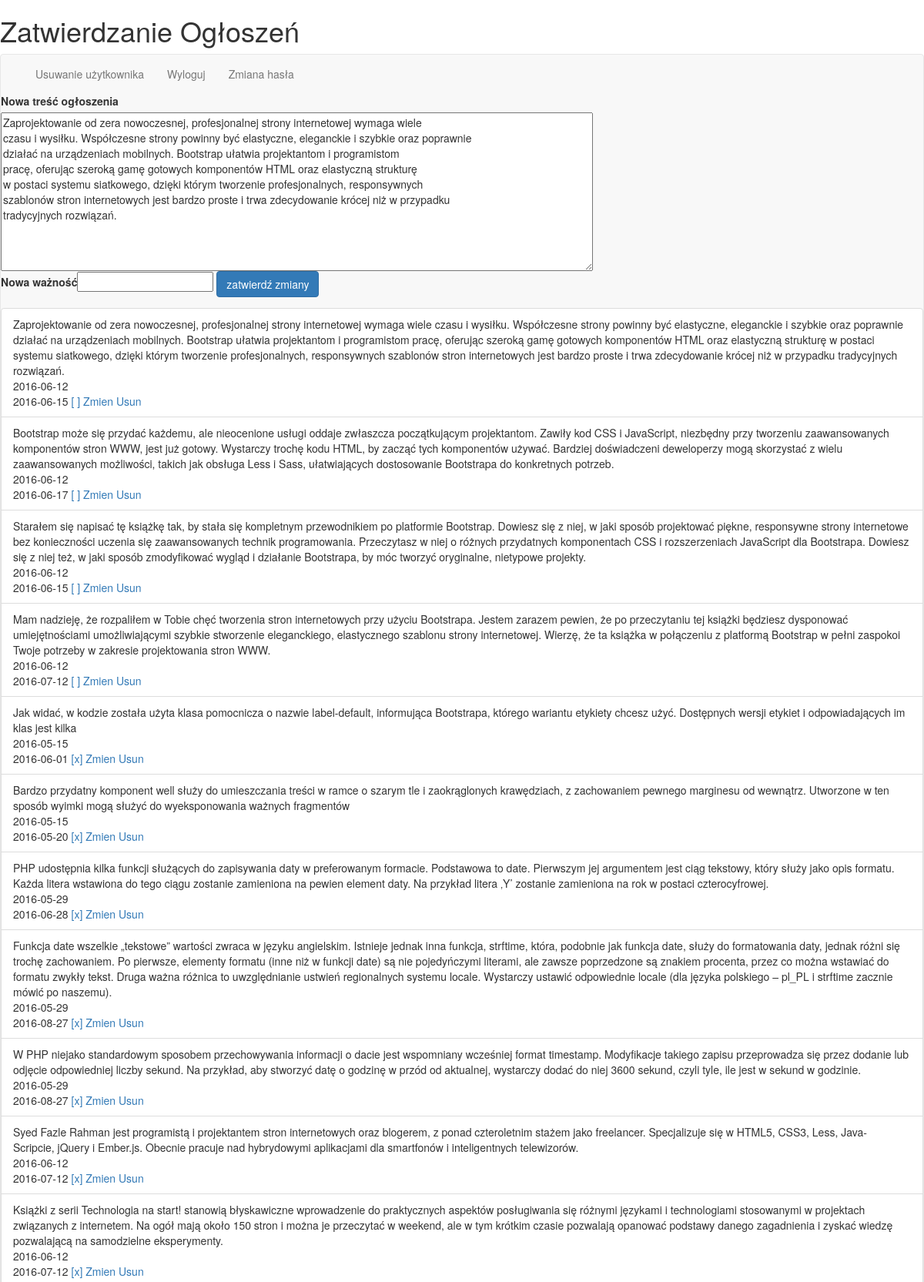
Page /indexZatwOgloszen.php?akcjaE=zmien&id_o=152 (upper part) on the committed database.
### tables this page shows
CREATE TABLE IF NOT EXISTS `ogloszenia` (
  `id_o` int(255) unsigned NOT NULL,
  `Id_u` int(255) unsigned NOT NULL,
  `tresc` varchar(2550) NOT NULL,
  `data` date DEFAULT NULL,
  `waznosc` date DEFAULT NULL,
  `widocznosc` char(1) DEFAULT 'N'
);

### ZatwOgloszen.php (called while the page is built, shortened)
<?php
class ZatwOgloszen {
    function __construct($dbuser,$dbpass,$dbname,$dbhost){
		$this->handle = mysql_connect($dbhost,$dbuser,$dbpass) or die('zle dane do bazy');
	}
	function znajdz($id_o){
            $sql="select * from ogloszenia where id_o = '$id_o'";
            $query= mysql_query($sql);
         $row=mysql_fetch_assoc($query);
	 $aa= $row['tresc'];
               return $aa;
        }
     function listaOgloszen() {
		$ret = array();
                $q = mysql_query("select * from ogloszenia order by widocznosc" );
		while ($txt = mysql_fetch_assoc($q)){
			$ret[] = $txt;
		}
		return $ret;
	}
        }
?>

### indexZatwOgloszen.php (the view, shortened to what this page needs)
<?php
$h1="<h1> Zatwierdzanie Ogłoszeń ".$_SESSION["login"]."</h1>";
echo $h1 ;
?>
<!doctype html>
<html>
<head>
<link rel="stylesheet" href="css/bootstrap.css">
</head>
<body>
 <div class="navbar navbar-default">
<div class="container-fluid">
<div class="navbar-header">
<div class="collapse navbar-collapse" id="mynavbar-content">
<ul class="nav navbar-nav">
<li ><a href="IndexUsunUzytkownika.php"> Usuwanie użytkownika </a></li>
<li><a href="Wyloguj.php"> Wyloguj </a></li>
<li><a href="ZmienHaslo.php"> Zmiana hasła </a></li>
</ul>
</div>
</div>
</div>
 <?php
        $aaaa="";
 require_once('./ZatwOgloszen.php');
 $zatwOglosz = new ZatwOgloszen('ogloszenia','j23','ogloszenia','localhost');
 if (isset($_GET['akcjaE'])){
	switch($_GET['akcjaE']){
	 case 'zmien':{
        $aaaa= $zatwOglosz->znajdz($_GET['id_o']);
         $tresc=$aaaa;
       }break;
	}
 }
if ($aaaa<>null){
 $aaa=" <form action=\"indexZatwOgloszen.php?akcjaZ=zmienOgloszenie\" method=\"post\" >
<label for= \"tresc\"  >Nowa treść ogłoszenia</label></br><textarea cols=\"100\" rows=\"10\" name=\"tresc\">$tresc</textarea>
 </br><label for=\"waznosc\">Nowa ważność</label><input type=\"text\" name=\"waznoscD\" />
 <input type=\"submit\" class=\"btn btn-primary\" value=\"zatwierdź zmiany\" />
</form> " ;}
else{$aaa="";}
echo $aaa;
$lw = $zatwOglosz->listaOgloszen();
echo('<ul class="list-group">');
 foreach($lw as $element){
  if ($element['widocznosc']=='T'){
	$widocznosc1 = 'x';
  } else {
	$widocznosc1 = ' ';
  }
 echo('<li class="list-group-item">'.$element['tresc'].'</br>'.$element['data'].'</br>'.$element['waznosc'].'<a href="indexZatwOgloszen.php?akcjaE=zmienS&id_o='.$element['id_o'].'"> ['.$widocznosc1.'] </a><a href="indexZatwOgloszen.php?akcjaE=zmien&id_o='.$element['id_o'].'"> Zmien </a><a href="indexZatwOgloszen.php?akcjaE=usun&id_o='.$element['id_o'].'"> Usun </a></li>');
  }
 echo('</ul>');
?>
</body></html>

### rows in the picture
ogloszenia: tresc "Zaprojektowanie od zera nowoczesnej, profesjonalnej strony internetowej wymaga wiele czasu i wysiłku. Współczesne strony powinny być elastyczne, eleganckie i szybkie oraz poprawnie działać na urządzeniach mobilnych. Bootstrap ułatwia projektantom i programistom pracę, oferując szeroką gamę gotowych komponentów HTML oraz elastyczną strukturę w postaci systemu siatkowego, dzięki którym tworzenie profesjonalnych, responsywnych szablonów stron internetowych jest bardzo proste i trwa zdecydowanie krócej niż w przypadku tradycyjnych rozwiązań.", data "2016-06-12", waznosc "2016-06-15"
ogloszenia: tresc "Bootstrap może się przydać każdemu, ale nieocenione usługi oddaje zwłaszcza początkującym projektantom. Zawiły kod CSS i JavaScript, niezbędny przy tworzeniu zaawansowanych komponentów stron WWW, jest już gotowy. Wystarczy trochę kodu HTML, by zacząć tych komponentów używać. Bardziej doświadczeni deweloperzy mogą skorzystać z wielu zaawansowanych możliwości, takich jak obsługa Less i Sass, ułatwiających dostosowanie Bootstrapa do konkretnych potrzeb.", data "2016-06-12", waznosc "2016-06-17"
ogloszenia: tresc "Starałem się napisać tę książkę tak, by stała się kompletnym przewodnikiem po platformie Bootstrap. Dowiesz się z niej, w jaki sposób projektować piękne, responsywne strony internetowe bez konieczności uczenia się zaawansowanych technik programowania. Przeczytasz w niej o różnych przydatnych komponentach CSS i rozszerzeniach JavaScript dla Bootstrapa. Dowiesz się z niej też, w jaki sposób zmodyfikować wygląd i działanie Bootstrapa, by móc tworzyć oryginalne, nietypowe projekty.", data "2016-06-12", waznosc "2016-06-15"
ogloszenia: tresc "Mam nadzieję, że rozpaliłem w Tobie chęć tworzenia stron internetowych przy użyciu Bootstrapa. Jestem zarazem pewien, że po przeczytaniu tej książki będziesz dysponować umiejętnościami umożliwiającymi szybkie stworzenie eleganckiego, elastycznego szablonu strony internetowej. Wierzę, że ta książka w połączeniu z platformą Bootstrap w pełni zaspokoi Twoje potrzeby w zakresie projektowania stron WWW.", data "2016-06-12", waznosc "2016-07-12"
ogloszenia: tresc "Jak widać, w kodzie została użyta klasa pomocnicza o nazwie label-default, informująca Bootstrapa, którego wariantu etykiety chcesz użyć. Dostępnych wersji etykiet i odpowiadających im klas jest kilka", data "2016-05-15", waznosc "2016-06-01", widocznosc "x"
ogloszenia: tresc "Bardzo przydatny komponent well służy do umieszczania treści w ramce o szarym tle i zaokrąglonych krawędziach, z zachowaniem pewnego marginesu od wewnątrz. Utworzone w ten sposób wyimki mogą służyć do wyeksponowania ważnych fragmentów", data "2016-05-15", waznosc "2016-05-20", widocznosc "x"
ogloszenia: tresc "PHP udostępnia kilka funkcji służących do zapisywania daty w preferowanym formacie. Podstawowa to date. Pierwszym jej argumentem jest ciąg tekstowy, który służy jako opis formatu. Każda litera wstawiona do tego ciągu zostanie zamieniona na pewien element daty. Na przykład litera ‚Y’ zostanie zamieniona na rok w postaci czterocyfrowej.", data "2016-05-29", waznosc "2016-06-28", widocznosc "x"
ogloszenia: tresc "Funkcja date wszelkie „tekstowe” wartości zwraca w języku angielskim. Istnieje jednak inna funkcja, strftime, która, podobnie jak funkcja date, służy do formatowania daty, jednak różni się trochę zachowaniem. Po pierwsze, elementy formatu (inne niż w funkcji date) są nie pojedyńczymi literami, ale zawsze poprzedzone są znakiem procenta, przez co można wstawiać do formatu zwykły tekst. Druga ważna różnica to uwzględnianie ustwień regionalnych systemu locale. Wystarczy ustawić odpowiednie locale (dla języka polskiego – pl_PL i strftime zacznie mówić po naszemu).", data "2016-05-29", waznosc "2016-08-27", widocznosc "x"
ogloszenia: tresc "W PHP niejako standardowym sposobem przechowywania informacji o dacie jest wspomniany wcześniej format timestamp. Modyfikacje takiego zapisu przeprowadza się przez dodanie lub odjęcie odpowiedniej liczby sekund. Na przykład, aby stworzyć datę o godzinę w przód od aktualnej, wystarczy dodać do niej 3600 sekund, czyli tyle, ile jest w sekund w godzinie.", data "2016-05-29", waznosc "2016-08-27", widocznosc "x"
ogloszenia: tresc "Syed Fazle Rahman jest programistą i projektantem stron internetowych oraz blogerem, z ponad czteroletnim stażem jako freelancer. Specjalizuje się w HTML5, CSS3, Less, Java- Scripcie, jQuery i Ember.js. Obecnie pracuje nad hybrydowymi aplikacjami dla smartfonów i inteligentnych telewizorów.", data "2016-06-12", waznosc "2016-07-12", widocznosc "x"
ogloszenia: tresc "Książki z serii Technologia na start! stanowią błyskawiczne wprowadzenie do praktycznych aspektów posługiwania się różnymi językami i technologiami stosowanymi w projektach związanych z internetem. Na ogół mają około 150 stron i można je przeczytać w weekend, ale w tym krótkim czasie pozwalają opanować podstawy danego zagadnienia i zyskać wiedzę pozwalającą na samodzielne eksperymenty.", data "2016-06-12", waznosc "2016-07-12", widocznosc "x"
